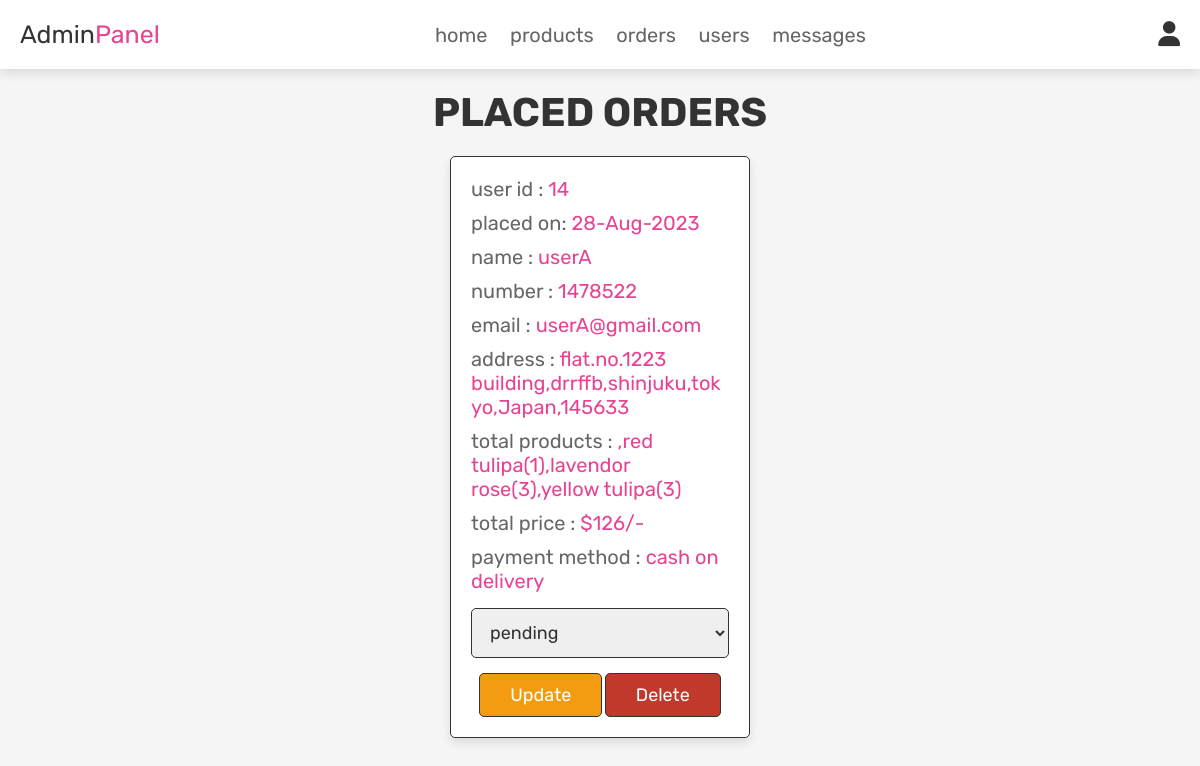
/admin_orders.php (signed in), run on the app's committed database.
### tables this page shows
CREATE TABLE `orders` (
  `id` int(100) NOT NULL,
  `user_id` int(100) NOT NULL,
  `name` varchar(100) NOT NULL,
  `number` varchar(12) NOT NULL,
  `email` varchar(100) NOT NULL,
  `method` varchar(50) NOT NULL,
  `address` varchar(500) NOT NULL,
  `total_products` varchar(1000) NOT NULL,
  `total_price` int(100) NOT NULL,
  `placed_on` varchar(50) NOT NULL,
  `payment_status` varchar(20) NOT NULL DEFAULT 'pending'
);

### admin_orders.php (the view, shortened to what this page needs)
<?php
require('./config.php');
?>
<!DOCTYPE html>
<html lang="en">
<head>
    <link rel="stylesheet" href="https://cdnjs.cloudflare.com/ajax/libs/font-awesome/6.4.2/css/all.min.css">
    <link rel="stylesheet" href="./assets/css/admin_style.css">
</head>
<body>
<?php require('./admin_header.php'); ?>
<section class="placed-orders">
    <h1 class="title">placed orders</h1>
    <div class="box-container">
        <?php
        $select_orders =  $conn->prepare("SELECT * FROM  `orders`");
        $select_orders->execute();
        if($select_orders->rowCount() > 0){
            while($fetch_orders= $select_orders->fetch(PDO::FETCH_ASSOC)){
        ?>
        <div class="box">
            <p>user id : <span><?= $fetch_orders['user_id']; ?></span></p>
            <p>placed on: <span><?= $fetch_orders['placed_on']; ?></span></p>
            <p>name : <span><?= $fetch_orders['name']; ?></span></p>
            <p>number : <span><?= $fetch_orders['number']; ?></span></p>
            <p>email : <span><?= $fetch_orders['email']; ?></span></p>
            <p>address : <span><?= $fetch_orders['address']; ?></span></p>
            <p>total products : <span><?= $fetch_orders['total_products']; ?></span></p>
            <p>total price : <span>$<?= $fetch_orders['total_price']; ?>/-</span></p>
            <p>payment method : <span><?= $fetch_orders['method']; ?></span></p>
            <form action="" method="post">
                <select name="update_payment">
                    <option disabled selected><?= $fetch_orders['payment_status'] ?></option>
                </select>
                <input type="submit" name="update_order" value="update" class="option-btn">
                <a href="./admin_orders.php?delete=<?= $fetch_orders['id']; ?>" class="delete-btn"
                onclick="return confirm('delete this order?');">delete</a>
            </form>
        </div>
        <?php
        }
        }else{
            echo '<p class="empty">no orders placed yet!</p>';
        }
        ?>
    </div>
</section>
</body>
</html>

### assets/css/admin_style.css (style rules this page uses)
:root { --pink: #e84393; --red: #c0392b; --orange: #f39c12; --black: #333; --white: #fff; --light-color: #666; --light-white: #ccc; --light-bg: #f5f5f5; --border: 0.1rem solid var(--black); --box-shadow: 0 0.5rem 1rem rgba(0, 0, 0, 0.1); }
* { font-family: "Rubik", sans-serif; margin: 0; padding: 0; box-sizing: border-box; outline: 0; border: 0; text-decoration: none; transition: 0.2s linear; }
html { font-size: 62.5%; overflow-x: hidden; scroll-behavior: smooth; scroll-padding-top: 6.5rem; }
body { background: var(--light-bg); }
section { padding: 2rem; max-width: 1200px; margin: 0 auto; }
.btn, .delete-btn, .option-btn { display: inline-block; padding: 1rem 3rem; font-size: 1.8rem; color: var(--white); border: var(--border); border-radius: 0.5rem; margin-top: 1rem; text-transform: capitalize; cursor: pointer; }
.delete-btn { background: var(--red); }
.option-btn { background: var(--orange); }
.title { text-align: center; font-size: 4rem; color: var(--black); text-transform: uppercase; margin-bottom: 2rem; }
.placed-orders .box-container { display: grid; grid-template-columns: repeat(auto-fit, 30rem); gap: 1.5rem; align-items: flex-start; justify-content: center; }
.placed-orders .box-container .box { padding: 2rem; border: var(--border); border-radius: 0.5rem; box-shadow: var(--box-shadow); background: var(--white); }
.placed-orders .box-container .box p { font-size: 2rem; margin-bottom: 1rem; color: var(--light-color); }
.placed-orders .box-container .box p span { color: var(--pink); overflow-wrap: break-word; white-space: pre-line; }
.placed-orders .box-container .box form { margin-top: 1rem; text-align: center; }
.placed-orders .box-container .box form select { width: 100%; font-size: 1.8rem; padding: 1.2rem 1.4rem; color: var(--black); border: var(--border); border-radius: .5rem; margin: 0.5rem 0; }

### data on the page
orders: user "14", placed_on "28-Aug-2023", name "userA", number "1478522", email "userA@gmail.com", address "flat.no.1223 building,drrffb,shinjuku,tokyo,Japan,145633", total_products ",red tulipa(1),lavendor rose(3),yellow tulipa(3)", total_price "126", method "cash on delivery", update_payment "pending"
